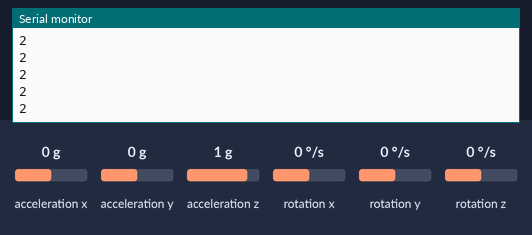
Simulated run of this sketch. Board: Arduino Uno, built with avr-gcc and run on an emulated ATmega328P. Shown: the last lines printed to the serial monitor. The test bench sets the inputs (shaded band); at power-on: acceleration x 0 g, acceleration y 0 g, acceleration z 1 g, rotation x 0 °/s, rotation y 0 °/s, rotation z 0 °/s. No radio packets arrive unless stated.

Above: at 1.2 s.
1.3 s: acceleration x set to -1.4 g
At 2.2 s:
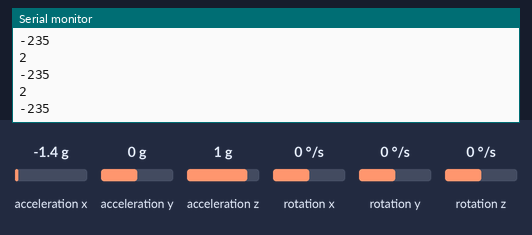
2.8 s: acceleration y set to -0.8 g
At 3.4 s:
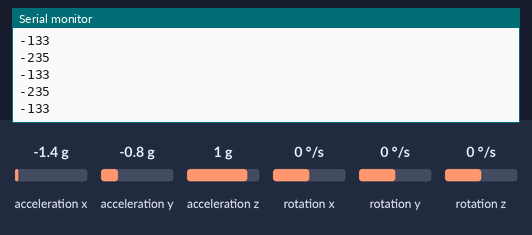
4.3 s: acceleration x set to 0.8 g
At 5.0 s:
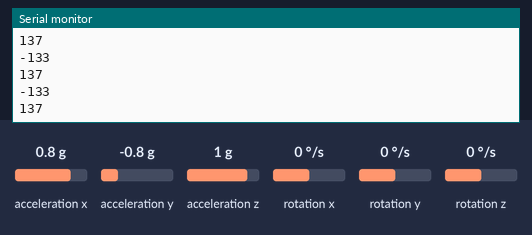
Timing chart, 0 to 7.3 s (numbered marks = the images above; inputs shaded):
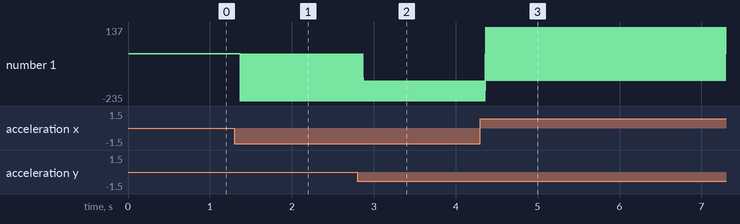

Measured:
- after the input at 1.3 s, the serial monitor: prints a new line after 0.07 s (image 1)
- after the input at 2.8 s, the serial monitor: prints a new line after 0.08 s (image 2)
- after the input at 4.3 s, the serial monitor: prints a new line after 0.07 s (image 3)
- plotted number 1: 2 → -235 after the input at 1.3 s, -235 → -133 after the input at 2.8 s

The sketch:

transmitter.sts.ino
```cpp
#include <SPI.h>
#include "RF24.h"
#include "Wire.h"
#include "I2Cdev.h"
#include "MPU6050.h"

MPU6050 mpu;
int16_t ax, ay, az;
int16_t gx, gy, gz;

int data[2];

RF24 radio(9,10);
const uint64_t pipe = 0xE8E8F0F0E1LL;

void setup(){
Wire.begin();
mpu.initialize();
Serial.begin(9600);
radio.begin();
radio.openWritingPipe(pipe);
}

void loop(){
mpu.getMotion6(&ax, &ay, &az, &gx, &gy, &gz);
data[0] = map(ax, 10, 17000, 2,178);
data[1] = map(ay, 10, 17000, 2,178);
radio.write(data,sizeof(data));
   {

    Serial.println(data[0]);

    Serial.println(data[1]);
    }

}
```
